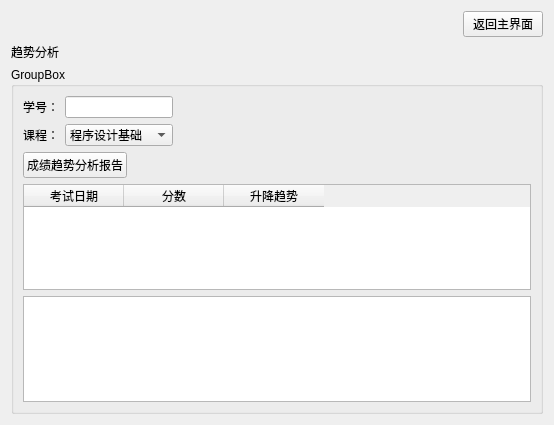
<?xml version="1.0" encoding="UTF-8"?>
<ui version="4.0">
 <class>Trend</class>
 <widget class="QWidget" name="Trend">
  <property name="geometry">
   <rect>
    <x>0</x>
    <y>0</y>
    <width>554</width>
    <height>425</height>
   </rect>
  </property>
  <property name="windowTitle">
   <string>Form</string>
  </property>
  <layout class="QGridLayout" name="gridLayout">
   <item row="0" column="1">
    <widget class="QPushButton" name="btnback">
     <property name="text">
      <string>返回主界面</string>
     </property>
    </widget>
   </item>
   <item row="0" column="0">
    <spacer name="horizontalSpacer">
     <property name="orientation">
      <enum>Qt::Orientation::Horizontal</enum>
     </property>
     <property name="sizeHint" stdset="0">
      <size>
       <width>452</width>
       <height>20</height>
      </size>
     </property>
    </spacer>
   </item>
   <item row="1" column="0" colspan="2">
    <layout class="QVBoxLayout" name="verticalLayout_2">
     <item>
      <widget class="QLabel" name="label">
       <property name="sizePolicy">
        <sizepolicy hsizetype="Preferred" vsizetype="Maximum">
         <horstretch>0</horstretch>
         <verstretch>0</verstretch>
        </sizepolicy>
       </property>
       <property name="text">
        <string>趋势分析</string>
       </property>
      </widget>
     </item>
     <item>
      <layout class="QVBoxLayout" name="verticalLayout">
       <item>
        <widget class="QGroupBox" name="groupBox">
         <property name="sizePolicy">
          <sizepolicy hsizetype="Preferred" vsizetype="Preferred">
           <horstretch>0</horstretch>
           <verstretch>0</verstretch>
          </sizepolicy>
         </property>
         <property name="minimumSize">
          <size>
           <width>1</width>
           <height>0</height>
          </size>
         </property>
         <property name="title">
          <string>GroupBox</string>
         </property>
         <layout class="QFormLayout" name="formLayout_2">
          <item row="0" column="0">
           <layout class="QVBoxLayout" name="verticalLayout_3">
            <item>
             <layout class="QFormLayout" name="formLayout">
              <item row="0" column="0">
               <widget class="QLabel" name="label_2">
                <property name="text">
                 <string>学号：</string>
                </property>
               </widget>
              </item>
              <item row="0" column="1">
               <widget class="QLineEdit" name="editStudentId"/>
              </item>
              <item row="1" column="0">
               <widget class="QLabel" name="label_3">
                <property name="text">
                 <string>课程：</string>
                </property>
               </widget>
              </item>
              <item row="1" column="1">
               <widget class="QComboBox" name="comboBox">
                <item>
                 <property name="text">
                  <string>程序设计基础</string>
                 </property>
                </item>
                <item>
                 <property name="text">
                  <string>高等数学</string>
                 </property>
                </item>
                <item>
                 <property name="text">
                  <string>大学英语</string>
                 </property>
                </item>
               </widget>
              </item>
             </layout>
            </item>
            <item>
             <layout class="QHBoxLayout" name="horizontalLayout">
              <item>
               <widget class="QPushButton" name="btnGenerate">
                <property name="text">
                 <string>成绩趋势分析报告</string>
                </property>
               </widget>
              </item>
              <item>
               <spacer name="horizontalSpacer_2">
                <property name="orientation">
                 <enum>Qt::Orientation::Horizontal</enum>
                </property>
                <property name="sizeHint" stdset="0">
                 <size>
                  <width>40</width>
                  <height>20</height>
                 </size>
                </property>
               </spacer>
              </item>
             </layout>
            </item>
           </layout>
          </item>
          <item row="0" column="1">
           <spacer name="horizontalSpacer_3">
            <property name="orientation">
             <enum>Qt::Orientation::Horizontal</enum>
            </property>
            <property name="sizeHint" stdset="0">
             <size>
              <width>324</width>
              <height>80</height>
             </size>
            </property>
           </spacer>
          </item>
          <item row="1" column="0" colspan="2">
           <widget class="QTableWidget" name="tableTrend">
            <property name="columnCount">
             <number>3</number>
            </property>
            <column>
             <property name="text">
              <string>考试日期</string>
             </property>
            </column>
            <column>
             <property name="text">
              <string>分数</string>
             </property>
            </column>
            <column>
             <property name="text">
              <string>升降趋势</string>
             </property>
            </column>
           </widget>
          </item>
          <item row="2" column="0" colspan="2">
           <widget class="QTextEdit" name="txtAnalysis">
            <property name="readOnly">
             <bool>true</bool>
            </property>
           </widget>
          </item>
         </layout>
        </widget>
       </item>
      </layout>
     </item>
    </layout>
   </item>
  </layout>
 </widget>
 <resources/>
 <connections/>
</ui>
